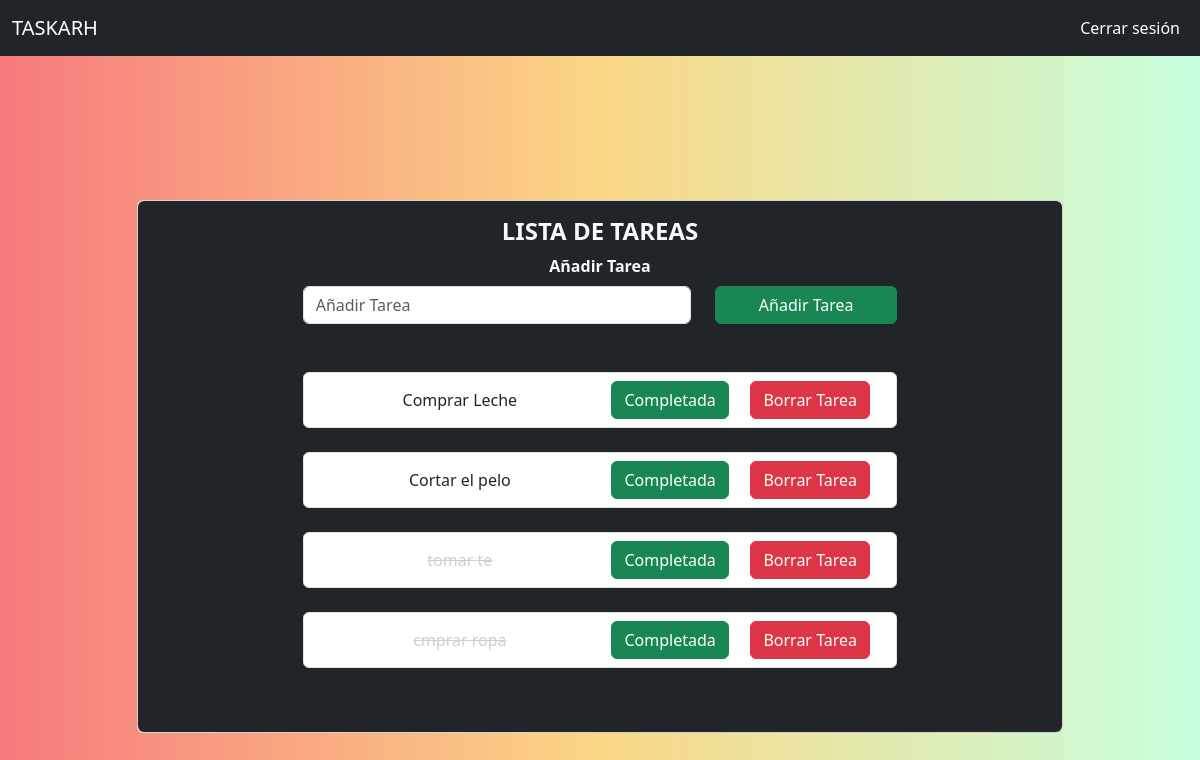
Screenshot of /listas/1 (signed in) with the database file from the repository.
### app.py (models this page shows)
class list_task(db.Model):
    id = db.Column(db.Integer, primary_key=True)
    content = db.Column(db.String(200), nullable=False)
    done = db.Column(db.Boolean)
    usuario_id = db.Column(db.Integer, db.ForeignKey('usuarios.id'), nullable=False)

### app.py (the view)
@app.route('/listas/<int:id>')
@login_required
def listas(id):
    user_id = current_user.id
    tasks = list_task.query.filter_by(usuario_id=user_id)
    return render_template('listas.html', lista = tasks)

### app.py (called while the page is built)
@login_manager.user_loader
def load_user(user_id):
    return usuarios.query.get(user_id)

### templates/listas.html (shortened to what this page needs)
{% extends "layout.html" %}
{% block content %}
<nav class="navbar navbar-expand-lg navbar-dark bg-dark">
    <div class="container-fluid">
      <a class="navbar-brand" href="/">TASKARH</a>
      <div class="collapse navbar-collapse" id="navbarNavAltMarkup">
        <div class="navbar-nav ms-auto">
          <a class="nav-link active" aria-current="page" href="/logout">Cerrar sesión</a>
        </div>
      </div>
    </div>
  </nav>
<div class="container mx-auto my-5 py-5 text-center">
    <div class="row py-5">
        <div class="col-sm-10 col-md-10 col-lg-10 col-xl-10 mx-auto my-auto">
            <div class="card">
                <div class="card-body bg-dark text-light rounded">
                    <form action="/addtask" method="POST">
                        <h4 class="card-title fw-bold">LISTA DE TAREAS</h4>
                            <div class="col-sm-8 col-md-8 col-lg-8 col-xl-8 mx-auto mb-4">
                                <label for="addtask" class="form-label fw-semibold">Añadir Tarea</label>
                                <div class="row">
                                    <div class="col-sm-8 col-md-8 col-lg-8 col-xl-8 mx-auto mb-4">
                                        <input type="text" name="envio" class="form-control" id="addtask" placeholder="Añadir Tarea" autofocus>
                                    </div>
                                    <div class="d-grid gap-2 col-sm-4 col-md-4 col-lg-4 col-xl-4 mx-auto mb-4">
                                        <button type="submit" class="btn btn-success">Añadir Tarea</button>
                                    </div>
                                </div>
                            </div>
                    </form>
                    <div class="col-sm-8 col-md-8 col-lg-8 col-xl-8 mx-auto mb-4">
                        <div class="row">
                        {% for i in lista %}
                        <div class="col-sm-12 col-md-12 col-lg-12 col-xl-12 mb-4">
                            <ul class="list-group">
                                <li class="list-group-item d-flex justify-content-between align-items-center ">
                                    <div class="col-sm-6 col-md-6 col-lg-6 col-xl-6">
                                        <span class="{% if i.done %}done{% endif %}">{{ i.content }}</span>
                                    </div>
                                    <div class="col-sm-3 col-md-3 col-lg-3 col-xl-3">
                                        <a class="btn btn-success" href="/donetask/{{i.id}}">Completada</a>
                                    </div>
                                    <div class="col-sm-3 col-md-3 col-lg-3 col-xl-3">
                                        <a class="btn btn-danger" href="/deltask/{{i.id}}">Borrar Tarea</a>
                                    </div>
                                </li>
                            </ul>
                        </div>
                        {% endfor %}
                        </div>
                    </div>
                </div>
            </div>
        </div>
    </div>
</div>
{% endblock %}

### static/style.css (style rules this page uses)
* { margin: 0; padding: 0; box-sizing: border-box; }
body { background: #C6FFDD; background: -webkit-linear-gradient(to right, #f7797d, #FBD786, #C6FFDD); background: linear-gradient(to right, #f7797d, #FBD786, #C6FFDD); }
.done { text-decoration: line-through; color: #cfcfcf; }

### rows the page displays
list_task: content "Comprar Leche"
list_task: content "Cortar el pelo"
list_task: content "tomar te"
list_task: content "cmprar ropa"
